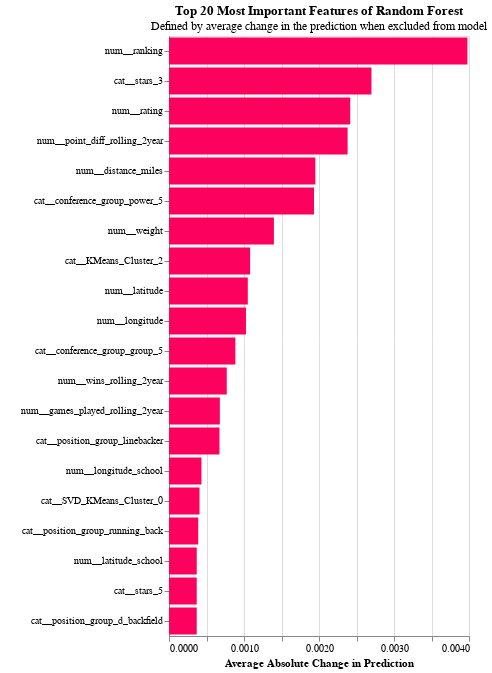

Notebook source saved alongside this figure:
### Code cell
# generate feature importance values manually
X_cols = X_train_transformed.columns
# get mean shap value, then take absolute value of that.
shap_vals_df = pd.DataFrame(shap_values.values[:,:, 1], columns = X_cols)
shap_vals_mean = shap_vals_df.mean().abs()

# Store in Pandas df
df_shap_vals_mean = pd.DataFrame(shap_vals_mean)
df_shap_vals_mean = df_shap_vals_mean.reset_index()
df_shap_vals_mean.columns = ['feature', 'importance']
df_shap_vals_mean = df_shap_vals_mean.sort_values(by = 'importance', ascending = False).head(20)

# Plot with altair
alt.Chart(df_shap_vals_mean).mark_bar(color = '#FD015E').encode(
    y = alt.Y('feature', sort = '-x', title = ' '), 
    x = alt.X('importance', title = 'Average Absolute Change in Prediction')
).properties(title={
      "text": ["Top 20 Most Important Features of Random Forest"],
      "subtitle": ["Defined by average change in the prediction when excluded from model"]
}, height = 600, width = 300)

### Figure 1 — Vega-Lite specification as saved in the notebook (floating-point values rounded to 4 significant figures)
{"config": {"view": {"continuousWidth": 300, "continuousHeight": 300}}, "data": {"name": "data-3d3c47a3f1061401c705dd3e4756a8e1"}, "mark": {"type": "bar", "color": "#FD015E"}, "encoding": {"x": {"field": "importance", "title": "Average Absolute Change in Prediction", "type": "quantitative"}, "y": {"field": "feature", "sort": "-x", "title": " ", "type": "nominal"}}, "height": 600, "title": {"text": ["Top 20 Most Important Features of Random Forest"], "subtitle": ["Defined by average change in the prediction when excluded from model"]}, "width": 300, "$schema": "https://vega.github.io/schema/vega-lite/v5.6.1.json", "datasets": {"data-3d3c47a3f1061401c705dd3e4756a8e1": [{"feature": "num__ranking", "importance": 0.003979}, {"feature": "cat__stars_3", "importance": 0.002699}, {"feature": "num__rating", "importance": 0.002416}, {"feature": "num__point_diff_rolling_2year", "importance": 0.002382}, {"feature": "num__distance_miles", "importance": 0.001952}, {"feature": "cat__conference_group_power_5", "importance": 0.001934}, {"feature": "num__weight", "importance": 0.001399}, {"feature": "cat__KMeans_Cluster_2", "importance": 0.001081}, {"feature": "num__latitude", "importance": 0.001051}, {"feature": "num__longitude", "importance": 0.001026}, {"feature": "cat__conference_group_group_5", "importance": 0.000885}, {"feature": "num__wins_rolling_2year", "importance": 0.0007702}, {"feature": "num__games_played_rolling_2year", "importance": 0.0006779}, {"feature": "cat__position_group_linebacker", "importance": 0.000673}, {"feature": "num__longitude_school", "importance": 0.0004328}, {"feature": "cat__SVD_KMeans_Cluster_0", "importance": 0.000407}, {"feature": "cat__position_group_running_back", "importance": 0.0003901}, {"feature": "num__latitude_school", "importance": 0.0003699}, {"feature": "cat__stars_5", "importance": 0.0003697}, {"feature": "cat__position_group_d_backfield", "importance": 0.0003696}]}}
